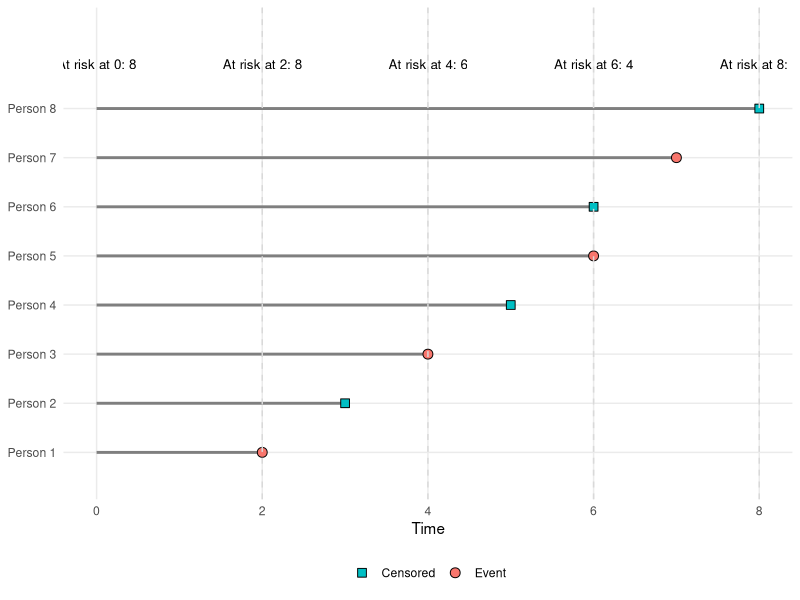

Recreate this plot in R.
## ---- chunk 1
#| code-fold: true
#| echo: false

risk_cartoon <- tibble::tibble(
  person = paste("Person", 1:8),
  exit_time = c(2, 3, 4, 5, 6, 6, 7, 8),
  status = c(
    "Event",
    "Censored",
    "Event",
    "Censored",
    "Event",
    "Censored",
    "Event",
    "Censored"
  )
) |>
  dplyr::mutate(person_id = dplyr::row_number())

risk_counts <- tibble::tibble(time = c(0, 2, 4, 6, 8)) |>
  dplyr::mutate(
    at_risk = purrr::map_int(
      time,
      \(current_time) sum(risk_cartoon$exit_time >= current_time)
    ),
    label = paste0("At risk at ", time, ": ", at_risk)
  )

ggplot2::ggplot(risk_cartoon) +
  ggplot2::aes(y = person_id) +
  ggplot2::geom_segment(
    ggplot2::aes(
      x = 0,
      xend = exit_time,
      yend = person_id
    ),
    linewidth = 1,
    color = "grey50"
  ) +
  ggplot2::geom_point(
    ggplot2::aes(
      x = exit_time,
      shape = status,
      fill = status
    ),
    size = 3,
    color = "black"
  ) +
  ggplot2::geom_vline(
    data = dplyr::filter(risk_counts, time > 0),
    ggplot2::aes(xintercept = time),
    linetype = "dashed",
    color = "grey85"
  ) +
  ggplot2::geom_text(
    data = risk_counts,
    ggplot2::aes(
      x = time,
      y = max(risk_cartoon$person_id) + 0.8,
      label = label
    ),
    size = 3.4,
    vjust = 0
  ) +
  ggplot2::scale_shape_manual(values = c(Event = 21, Censored = 22)) +
  ggplot2::scale_fill_manual(
    values = c(Event = "#F8766D", Censored = "#00BFC4")
  ) +
  ggplot2::scale_y_continuous(
    breaks = risk_cartoon$person_id,
    labels = risk_cartoon$person
  ) +
  ggplot2::coord_cartesian(ylim = c(0.5, max(risk_cartoon$person_id) + 1.6)) +
  ggplot2::labs(
    x = "Time",
    y = NULL,
    shape = NULL,
    fill = NULL
  ) +
  ggplot2::theme_minimal() +
  ggplot2::theme(
    legend.position = "bottom",
    panel.grid.minor = ggplot2::element_blank()
  )
